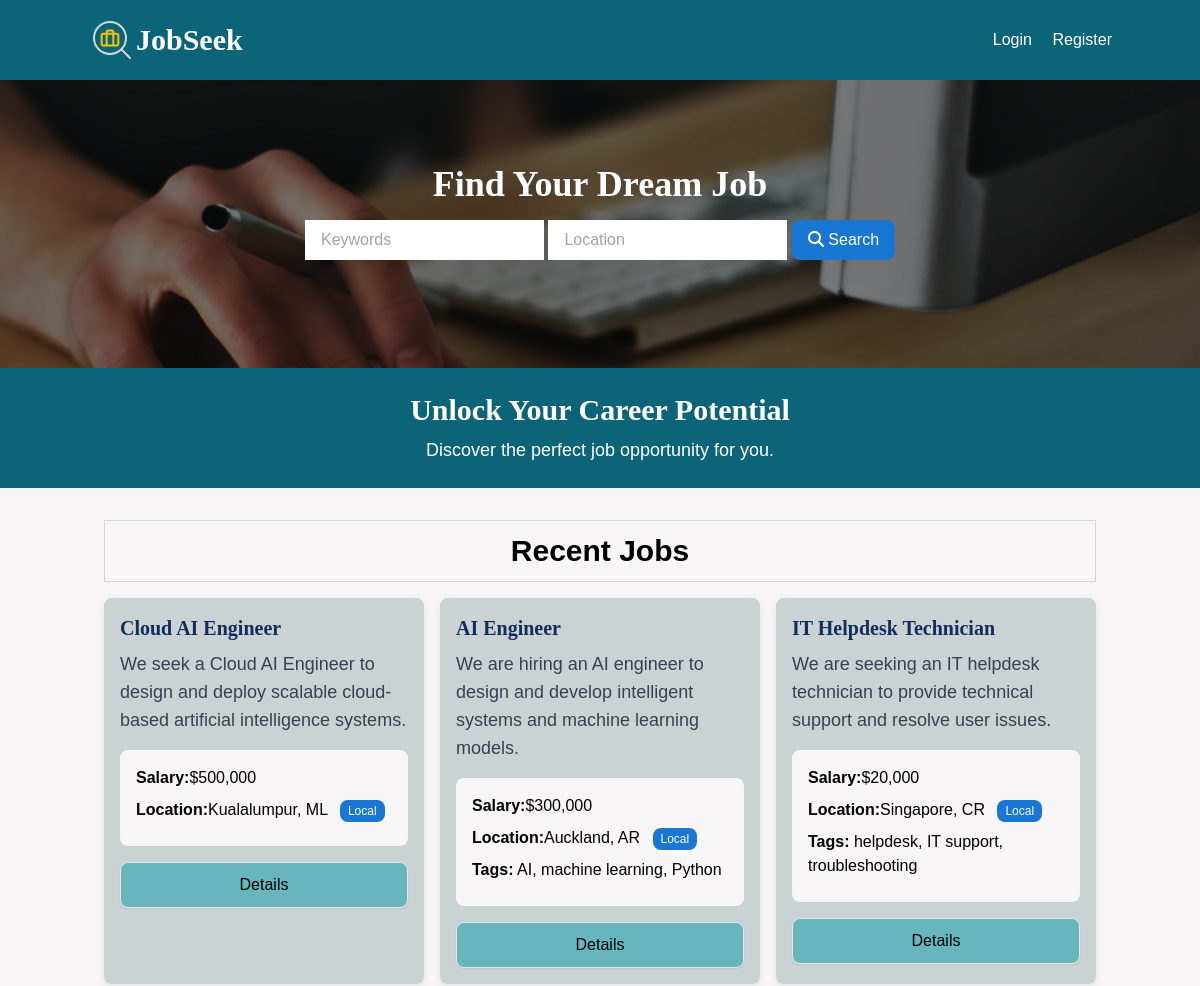
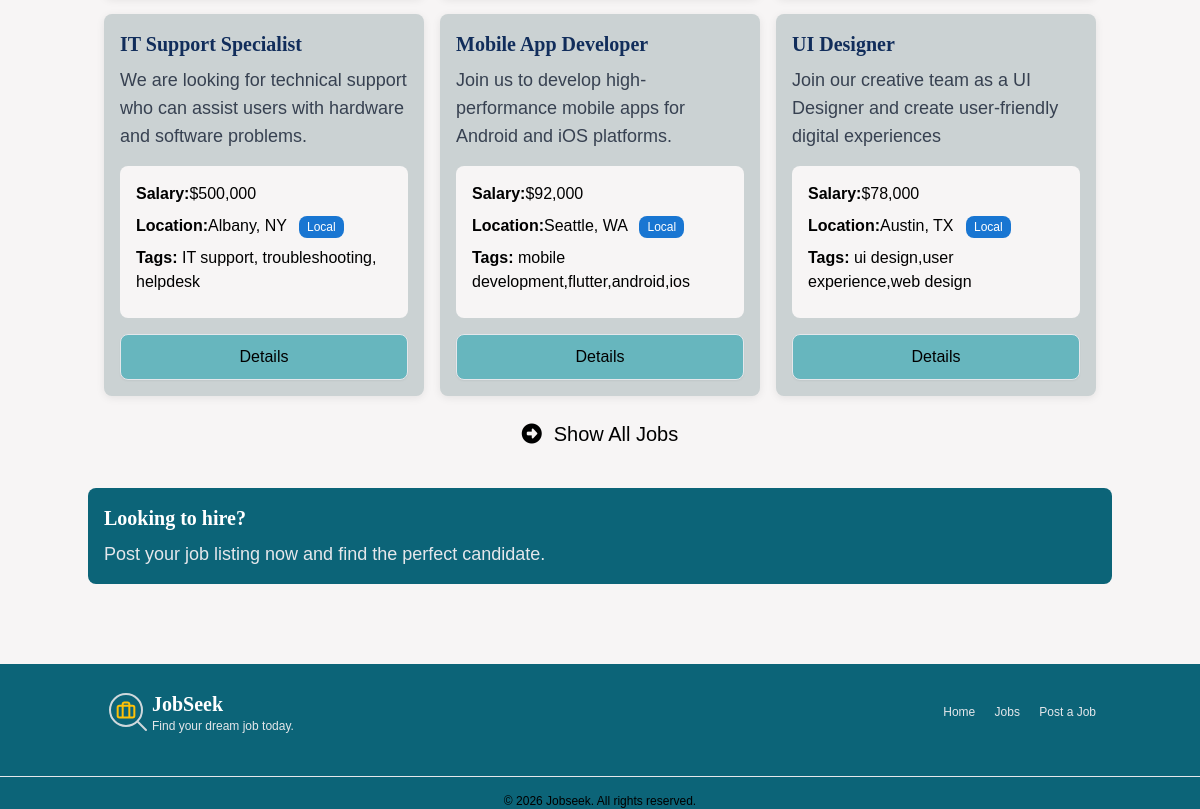
The page / on the database its author committed (2 pictures, top to bottom).
### tables this page shows
CREATE TABLE `listings` (
  `id` int NOT NULL,
  `user_id` int NOT NULL,
  `title` varchar(255) NOT NULL,
  `description` text NOT NULL,
  `salary` decimal(10,2) NOT NULL,
  `tags` varchar(255) DEFAULT NULL,
  `company` varchar(255) DEFAULT NULL,
  `address` varchar(255) DEFAULT NULL,
  `city` varchar(100) DEFAULT NULL,
  `state` varchar(100) DEFAULT NULL,
  `phone` varchar(50) DEFAULT NULL,
  `email` varchar(150) DEFAULT NULL,
  `requirements` text,
  `benefits` text,
  `created_at` timestamp NULL DEFAULT CURRENT_TIMESTAMP
);

### App/controllers/HomeController.php (called while the page is built, shortened)
<?php
class HomeController{
    protected $db;
    public function __construct()
    {
        $config = require basePath('config/db.php');
        $this->db = new Database($config);
    }
    public function index() {
    $listings = $this->db->query('SELECT * FROM listings ORDER BY created_at DESC LIMIT 6')->fetchALL();
loadView('home', ['listings' => $listings]);
    }
}

### public/index.php (called while the page is built, shortened)
<?php
require '../helpers.php';
$router = new Router();
$uri = parse_url($_SERVER['REQUEST_URI'], PHP_URL_PATH);
$router->route($uri);

### Framework/Session.php (called while the page is built, shortened)
<?php
class Session {
    public static function has($key) {
        return isset($_SESSION[$key]);
    }
}

### config/db.php (called while the page is built)
<?php
return [
    'host' => '127.0.0.1',
    'port' => 3306,
    'dbname' => 'jobseeker',
    'username' => 'root',
    'password' => '',
];

### Framework/Database.php (called while the page is built, shortened)
<?php
class Database
{
    public $conn;
    public function __construct($config)
    {
        $dsn = "mysql:host={$config['host']};port={$config['port']};dbname={$config['dbname']}";
        $options = [PDO::ATTR_ERRMODE => PDO::ERRMODE_EXCEPTION, PDO::ATTR_DEFAULT_FETCH_MODE => PDO::FETCH_OBJ];
        try {
            $this->conn = new PDO($dsn, $config['username'], $config['password'], $options);
        } catch (PDOException $e) {
            throw new Exception('Database failed connection:' . $e->getMessage());
        }
    }
    public function query($query, $params = []) {
        try {
            $sth = $this->conn->prepare($query);
            $sth->execute();
            return $sth;
        } catch (PDOException $e) {
            throw new Exception("Query failed{$e->getMessage()}");
        }
    }
}

### App/views/home.view.php (the view)
<?= loadPartial('head'); ?>
<?= loadPartial('navbar'); ?>
<?= loadPartial('showcase-search'); ?>
<?= loadPartial('top-banner'); ?>
<section>
    <div class="container mx-auto p-4 mt-4">
        <div class="text-center text-3xl mb-4 font-bold border border-gray-300 p-3">Recent Jobs</div>
        <div class="grid grid-cols-1 md:grid-cols-3 gap-4 mb-6">
            <?php foreach ($listings as $listing): ?>
            <div class="rounded-lg shadow-md bg-white">
                <div class="p-4">
                    <h2 class="job-title text-xl"><?= $listing->title ?></h2>
                    <p class="text-gray-700 text-lg mt-2">
                        <?= $listing->description ?>
                    </p>
                    <ul class="my-4 bg-gray-100 p-4 rounded">
                        <li class="mb-2"><strong>Salary:</strong><?= formatSalary($listing->salary) ?></li>
                        <li class="mb-2">
                            <strong>Location:</strong><?= $listing->city ?>, <?= $listing->state ?>
                            <span
                                class="text-xs bg-blue-500 text-white rounded-full px-2 py-1 ml-2">Local</span>
                        </li>
                        <?php if(!empty($listing->tags)) : ?>
                        <li class="mb-2">
                            <strong>Tags:</strong> <?= $listing->tags ?>
                        </li>
                        <?php endif; ?>
                    </ul>
                   <a href="/listings/<?= $listing->id ?>"
                        class="block w-full text-center px-5 py-2.5 shadow-sm rounded border text-base font-medium text-indigo-700 bg-indigo-100 hover:bg-indigo-200">
                        Details
                    </a>
                </div>
            </div>
            <?php endforeach; ?>
        </div>
      <div class="flex justify-center">
  <a href="/listings"
   class="show-all-jobs text-blue-600 hover:text-blue-800 text-xl font-medium flex items-center justify-center">
    <i class="fa fa-arrow-alt-circle-right"></i> <span style="margin-left:12px;"> Show All Jobs </span>
</a>
</div>
</section>
<?= loadPartial('bottom-banner'); ?>
<?= loadPartial('footer'); ?>

### Framework/Router.php (shortened to what this page needs)
<?php
class Router
{
    protected $routes = [];
    public function registerRoute($method, $uri, $action, $middleware = [])
    {
        list($controller,$controllerMethod) = explode('@', $action);
        $this->routes[] = [
            'method' => $method,
            'uri' => $uri,
            'controller' => $controller,
            'controllerMethod' => $controllerMethod,
            'middleware' => $middleware
        ];
    }
    public function route($uri)
    {
        $requestMethod = $_SERVER['REQUEST_METHOD'];
        foreach ($this->routes as $route) {
            $uriSegments = explode('/', trim($uri, '/'));
           $routeSegments = explode('/', trim($route['uri'], '/'));
          if (
    count($uriSegments) === count($routeSegments) &&
    strtoupper($route['method']) === strtoupper($requestMethod)
) {
    $params = [];
    $match = true;
    if ($match) {
        $controllerMethod = $route['controllerMethod'];
        $controllerInstance = new $controller();
        $controllerInstance->$controllerMethod($params);
        return;
    }
}
           }
    }
}

### helpers.php (shortened to what this page needs)
<?php
function basePath($path = '')
{
    return __DIR__ . '/' . $path;
}
function loadView($name, $data = [])
{
    $viewPath = basePath("App/views/{$name}.view.php");
    if (file_exists($viewPath)) {
        extract($data);
        require $viewPath;
    } else {
        echo "View {$name} not found.";
    }
}
function loadPartial($name, $data = [])
{
    $partialPath = basePath("App/views/partials/{$name}.php");
    if (file_exists($partialPath)) {
        extract($data);
        require $partialPath;
    } else {
        echo "Partial '{$name}' not found.";
    }
}
function formatSalary($salary) {
    return '$' .  number_format(floatval($salary));
}

### App/views/partials/head.php (shortened to what this page needs)
<!DOCTYPE html>
<html lang="en">
  <head>
    <link rel="stylesheet" href="https://cdnjs.cloudflare.com/ajax/libs/font-awesome/6.4.2/css/all.min.css" />
    <link rel="stylesheet" href="/css/style.css" />
    <link rel="stylesheet" href="/css/custom.css" />
  </head>
  <body class="bg-gray-100">

### App/views/partials/navbar.php (shortened to what this page needs)
<header class="bg-blue-900 text-white p-4">
    <div class="container mx-auto flex justify-between items-center">
        <h1 class="text-3xl font-semibold">
            <a href="/" class="flex items-center gap-2">
                <span>JobSeek</span>
            </a>
        </h1>
        <nav class="space-x-4">
            <?php if(Session::has('user')) : ?>
                <div class="flex justify-between items-center gap-4">
                <div>Welcome <?= Session::get('user')['name'] ?></div>
                <form method="POST" action="/auth/logout">
                    <button type="submit" class="text-white inlinehover:underline">Logout</button>
                </form>
           <a
                href="/listings/create"
                class="bg-yellow-500 hover:bg-yellow-600 text-black px-4 py-2 rounded hover:shadow-md transition duration-300"><i class="fa fa-edit"></i> Post a Job
            </a>
            </div>
            <?php else: ?>
            <a href="/auth/login" class="text-white hover:underline">Login</a>
            <a href="/auth/register" class="text-white hover:underline">Register</a>
            <?php endif; ?>
        </nav>
    </div>
</header>

### App/views/partials/showcase-search.php (shortened to what this page needs)
<section
    class="showcase relative bg-cover bg-center bg-no-repeat h-72 flex items-center">
    <div class="container mx-auto text-center z-10">
        <h2 class="text-4xl text-white font-bold mb-4">Find Your Dream Job</h2>
        <form method="GET" action="/listings/search" class="mb-4 block mx-5 md:mx-auto">
            <input
                type="text"
                name="keywords"
                placeholder="Keywords"
                class="w-full md:w-auto mb-2 px-4 py-2 focus:outline-none" />
            <input
                type="text"
                name="location"
                placeholder="Location"
                class="w-full md:w-auto mb-2 px-4 py-2 focus:outline-none" />
            <button
                class="w-full md:w-auto bg-blue-500 hover:bg-blue-600 text-white px-4 py-2 focus:outline-none">
                <i class="fa fa-search"></i> Search
            </button>
        </form>
    </div>
</section>

### App/views/partials/top-banner.php
<section class="bg-blue-900 text-white py-6 text-center">
    <div class="container mx-auto">
        <h2 class="text-3xl font-semibold">Unlock Your Career Potential</h2>
        <p class="text-lg mt-2">
            Discover the perfect job opportunity for you.
        </p>
    </div>
</section>

### App/views/partials/bottom-banner.php (shortened to what this page needs)
<section class="container mx-auto my-6">
    <div
        class="bg-blue-800 text-white rounded p-4 flex items-center justify-between">
        <div>
            <h2 class="text-xl font-semibold">Looking to hire?</h2>
            <p class="text-gray-200 text-lg mt-2">
                Post your job listing now and find the perfect candidate.
            </p>
        </div>
    </div>
</section>

### App/views/partials/footer.php (shortened to what this page needs)
<footer class="bg-blue-900 text-white mt-20">
    <div class="container mx-auto px-4 py-6">
        <div class="flex justify-between items-center">
            <div class="flex items-center gap-3">
                <div>
                    <h3 class="text-xl font-bold">JobSeek</h3>
                    <p class="text-gray-200 text-xs mt-1">Find your dream job today.</p>
                </div>
            </div>
            <div class="space-x-4 text-xs text-gray-200">
                <a href="/" class="hover:underline">Home</a>
                <a href="/listings" class="hover:underline">Jobs</a>
                <a href="/listings/create" class="hover:underline">Post a Job</a>
            </div>
        </div>
    </div>
    <div class="copy-right">
        <hr class="border-blue-800 my-4 w-full">
        <p class="text-xs text-black text-center">
            &copy; <?= date('Y'); ?> Jobseek. All rights reserved.
        </p>
    </div>
</footer>
</body>
</html>

### public/css/custom.css (style rules this page uses)
:root { --color-header: #0C6478; --color-accent: #1976d2; --color-page-bg: #f7f5f5; --color-card-bg: #cbd2d3; --color-heading: #ffffff; --color-body-text: #000000; --color-link: #FFFFFF; --color-tag-bg: #67b6be; --color-tag-text: #000000; --color-footer: #FFFFFF; --showcase-overlay: rgba(0, 0, 0, 0.5); }
:root { --font-heading: 'Georgia', serif; --font-body: 'Arial', sans-serif; }
:root { --border-radius: 8px; --card-shadow: 0 2px 8px rgba(0, 0, 0, 0.08); }
body { font-family: var(--font-body) !important; background-color: var(--color-page-bg) !important; color: var(--color-body-text) !important; }
h1, h2, h3, h4, h5, h6 { font-family: var(--font-heading) !important; }
.container a:not(.btn):not(.btn-edit):not(.btn-delete) { color: inherit; }
header { background-color: var(--color-header) !important; }
.bg-blue-900, .bg-blue-800 { background-color: var(--color-header) !important; }
.bg-blue-500 { background-color: var(--color-accent) !important; }
.bg-white { background-color: var(--color-card-bg) !important; border-radius: var(--border-radius) !important; box-shadow: var(--card-shadow) !important; }
.bg-indigo-100 { background-color: var(--color-tag-bg) !important; }
.text-indigo-700, .text-indigo-800 { color: var(--color-tag-text) !important; }
button, .rounded, .rounded-lg, .rounded-full { border-radius: var(--border-radius) !important; }
footer, .bg-indigo-900 { background-color: var(--color-footer) !important; }
.bg-gray-100 { background-color: var(--color-page-bg) !important; }
.show-all-jobs { background-color: #f7f5f5 !important; color: #000000 !important; }
.job-title { color: #112d5b !important; font-weight: 700 !important; }

### rows shown on the page
listings: title "Cloud AI Engineer", description "We seek a Cloud AI Engineer to design and deploy scalable cloud-based artificial intelligence systems.", salary "$500,000", city "Kualalumpur", state "ML"
listings: title "AI Engineer", description "We are hiring an AI engineer to design and develop intelligent systems and machine learning models.", salary "$300,000", city "Auckland", state "AR", tags "AI, machine learning, Python"
listings: title "IT Helpdesk Technician", description "We are seeking an IT helpdesk technician to provide technical support and resolve user issues.", salary "$20,000", city "Singapore", state "CR", tags "helpdesk, IT support, troubleshooting"
listings: title "IT Support Specialist", description "We are looking for technical support who can assist users with hardware and software problems.", salary "$500,000", city "Albany", state "NY", tags "IT support, troubleshooting, helpdesk"
listings: title "Mobile App Developer", description "Join us to develop high-performance mobile apps for Android and iOS platforms.", salary "$92,000", city "Seattle", state "WA", tags "mobile development,flutter,android,ios"
listings: title "UI Designer", description "Join our creative team as a UI Designer and create user-friendly digital experiences", salary "$78,000", city "Austin", state "TX", tags "ui design,user experience,web design"
